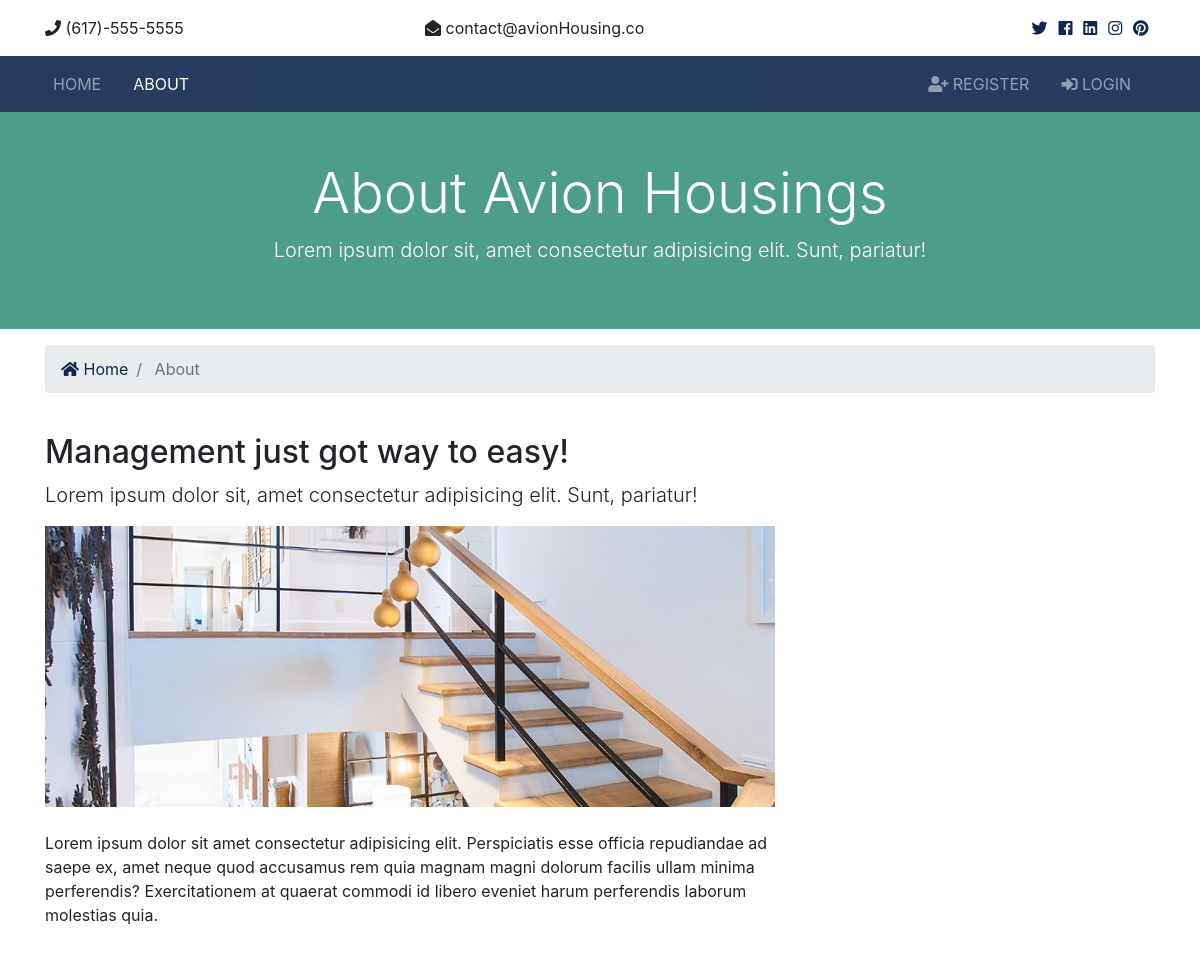
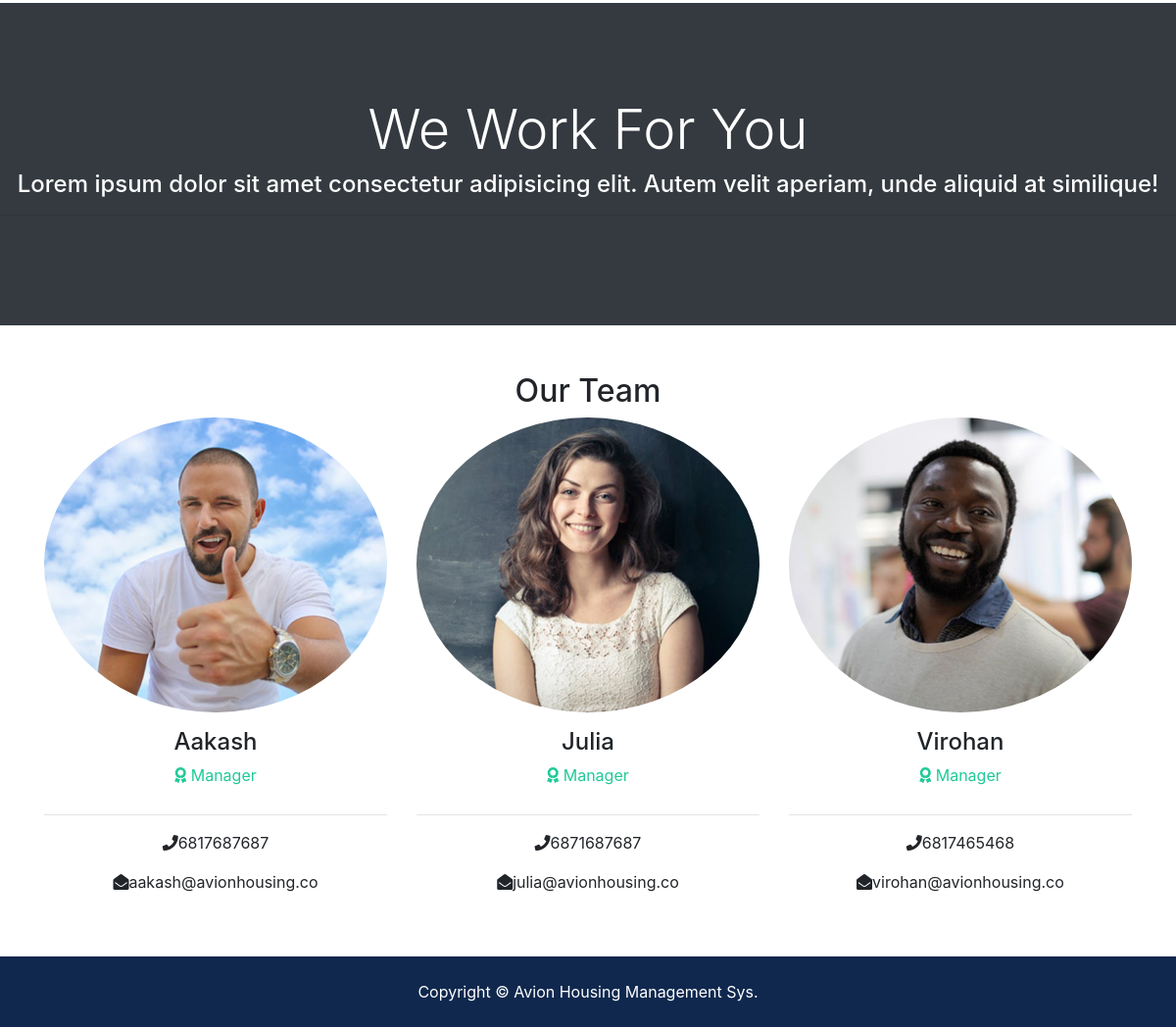
/about, run on the app's committed database (2 pictures, top to bottom).
### managers/models.py (models this page shows, shortened)
class Manager(models.Model):
    name = models.CharField(max_length =200)
    photo = models.ImageField(blank = True, upload_to='photos/%Y/%m/%d/')
    designation = models.CharField(max_length=200)
    description = models.TextField(blank = True)
    phone = models.CharField(max_length=20)
    email = models.EmailField(max_length=50)
    is_available = models.BooleanField(default=True)
    hire_date = models.DateTimeField(default = datetime.now)

### pages/views.py (the view)
# urls.py: path('about', views.about, name = 'about'),
def about(request):
    managers = Manager.objects.order_by('-hire_date')
    context = {
        'managers':managers,
    }
    return render(request,'pages/about.html', context)

### templates/pages/about.html
{% extends 'base.html' %}
{% load static %}
{% block content %}
<section id="showcase-inner" class="py-5 text-white">
    <div class="container">
      <div class="row text-center">
        <div class="col-md-12">
          <h1 class="display-4">About Avion Housings</h1>
          <p class="lead">Lorem ipsum dolor sit, amet consectetur adipisicing elit. Sunt, pariatur!</p>
        </div>
      </div>
    </div>
  </section>
  <section id="bc" class="mt-3">
    <div class="container">
      <nav aria-label="breadcrumb">
        <ol class="breadcrumb">
          <li class="breadcrumb-item">
            <a href="{% url 'index' %}">
              <i class="fas fa-home"></i> Home</a>
          </li>
          <li class="breadcrumb-item active"> About</li>
        </ol>
      </nav>
    </div>
  </section>
  <section id="about" class="py-4">
    <div class="container">
      <div class="row">
        <div class="col-md-8">
          <h2>Management just got way to easy!</h2>
          <p class="lead">Lorem ipsum dolor sit, amet consectetur adipisicing elit. Sunt, pariatur!</p>
          <img src="{% static 'img/about.jpg' %}" alt="">
          <p class="mt-4">Lorem ipsum dolor sit amet consectetur adipisicing elit. Perspiciatis esse officia repudiandae ad saepe ex, amet
            neque quod accusamus rem quia magnam magni dolorum facilis ullam minima perferendis? Exercitationem at quaerat
            commodi id libero eveniet harum perferendis laborum molestias quia.</p>
        </div>
      </div>
    </div>
  </section>
  <section id="work" class="bg-dark text-white text-center">
    <h2 class="display-4">We Work For You</h2>
    <h4>Lorem ipsum dolor sit amet consectetur adipisicing elit. Autem velit aperiam, unde aliquid at similique!</h4>
    <hr>
  </section>
  <section id="team" class="py-5">
    <div class="container">
      <h2 class="text-center">Our Team</h2>
      <div class="row text-center">
        {% if managers %}
          {% for manager in managers %}
          <div class="col-md-4">
            <img src="{{ manager.photo.url}}" alt="" class="rounded-circle mb-3">
            <h4>{{ manager.name }}</h4>
            <p class="text-success">
              <i class="fas fa-award text-success mb-3"></i> Manager</p>
            <hr>
            <p>
              <i class="fas fa-phone"></i>{{manager.phone}}</p>
            <p>
              <i class="fas fa-envelope-open"></i>{{ manager.email }}</p>
          </div>
          {% endfor %}
        {% else %}
          <div class="col-md-12">
            <p>No managers available</p>
          </div>
        {% endif %}
      </div>
    </div>
  </section>
{% endblock %}

### sms/static/css/all.css (style rules this page uses)
.fa, .fas, .far, .fal, .fab { -moz-osx-font-smoothing: grayscale; -webkit-font-smoothing: antialiased; display: inline-block; font-style: normal; font-variant: normal; text-rendering: auto; line-height: 1; }
.fa-award:before { content: "\f559"; }
.fa-envelope-open:before { content: "\f2b6"; }
.fa-home:before { content: "\f015"; }
.fa-phone:before { content: "\f095"; }
.fa, .fas { font-family: 'Font Awesome 5 Free'; font-weight: 900; }

### sms/static/css/style.css (style rules this page uses)
img { width: 100%; }
#showcase-inner { background: url(../img/building.jpg) no-repeat top center fixed/cover; position: relative; overflow: hidden; min-height: 200px; }
#showcase-inner::before { content: ''; position: absolute; top: 0; left: 0; min-height: 100%; width: 100%; background: rgba(32, 134, 107, 0.8); }
#work { padding: 6rem 0; }

### data on the page
Manager: photo (picture), name "Aakash", phone "6817687687", email "aakash@avionhousing.co"
Manager: photo (picture), name "Julia", phone "6871687687", email "julia@avionhousing.co"
Manager: photo (picture), name "Virohan", phone "6817465468", email "virohan@avionhousing.co"
